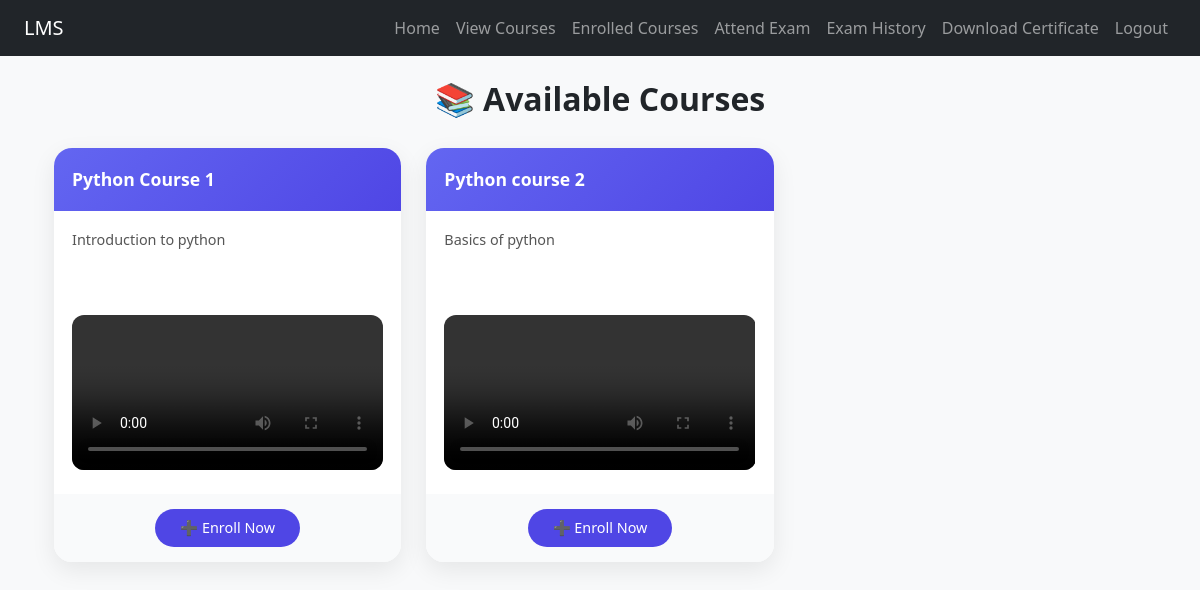
Screenshot of /api/api/course-list/ (signed in) with the database file from the repository.
### courses/models.py (models this page shows, shortened)
class Course(models.Model):
    title = models.CharField(max_length=200)
    description = models.TextField()
    video = models.FileField(upload_to='course_videos/', blank=True)
    created_by = models.ForeignKey(
        settings.AUTH_USER_MODEL,
        on_delete=models.SET_NULL,
        null=True,
        blank=True
    )
    created_at = models.DateTimeField(auto_now_add=True)

### courses/views.py (the view)
# urls.py: path('api/course-list/', views.course_list, name='course-list'),
@login_required
def course_list(request):
    courses = Course.objects.all()
    return render(request, "courses/course_list.html", {
        "courses": courses
    })

### templates/courses/course_list.html (shortened to what this page needs)
{% extends "base.html" %}
{% load static %}
{% block content %}
<div class="container mt-4">
    <h2 class="page-title">📚 Available Courses</h2>
    {% if courses %}
        <div class="course-grid">
            {% for course in courses %}
                <div class="course-card">
                    <div class="course-header">
                        {{ course.title }}
                    </div>
                    <div class="course-body">
                        <p class="course-desc">
                            {{ course.description|truncatechars:120 }}
                        </p>
                        {% if course.video %}
                            <div class="video-preview">
                                <video controls>
                                    <source src="{{ course.video.url }}" type="video/mp4">
                                </video>
                            </div>
                        {% endif %}
                    </div>
                    <div class="course-footer">
                        {% if course.id in enrolled_courses %}
                            <span class="enrolled-badge">
                                ✔ Enrolled
                            </span>
                        {% else %}
                            {% if request.user.is_active %}
    <form method="post"
          action="{% url 'courses:enroll-course' course.id %}">
        <button type="submit" class="enroll-btn">
            ➕ Enroll Now
        </button>
    </form>
{% else %}
    <span class="badge bg-warning text-dark">
        ⏳ Waiting for Admin Approval
    </span>
{% endif %}
                        {% endif %}
                    </div>
                </div>
            {% endfor %}
        </div>
    {% else %}
        <p class="text-center text-muted">
            No courses available
        </p>
    {% endif %}
</div>
{% endblock %}

### static/css/style.css (style rules this page uses)
body { background-color: #f8f9fa; }

### templates/courses/course_list.html (style rules this page uses)
.course-grid { display: grid; grid-template-columns: repeat(auto-fill, minmax(320px, 1fr)); gap: 25px; }
.course-card { border-radius: 18px; overflow: hidden; background: #ffffff; box-shadow: 0 8px 25px rgba(0,0,0,0.08); transition: all 0.3s ease; }
.course-header { background: linear-gradient(135deg, #6366f1, #4f46e5); color: #fff; padding: 18px; font-weight: 600; font-size: 1.1rem; }
.course-body { padding: 18px; }
.course-desc { font-size: 0.9rem; color: #555; min-height: 60px; }
.video-preview video { width: 100%; border-radius: 12px; margin-top: 10px; }
.course-footer { padding: 15px; text-align: center; background: #f9fafb; }
.enroll-btn { background: #4f46e5; border: none; color: #fff; border-radius: 30px; padding: 8px 25px; font-size: 0.9rem; transition: background 0.3s ease; }
.page-title { font-weight: 700; text-align: center; margin-bottom: 30px; }

### rows the page displays
Course: title "Python Course 1", description "Introduction to python", shows "➕ Enroll Now"
Course: title "Python course 2", description "Basics of python", shows "➕ Enroll Now"
